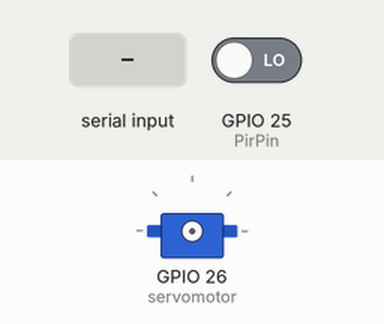
Recording of a sketch running on a simulated ESP32. Parts: servo. Wiring (inferred from the names in the program): servo: signal GPIO 26. The inputs (shaded band) are chosen by the test bench; at power-on: GPIO 25 (PirPin) LOW. Nothing arrives over Bluetooth unless stated; servo pulses on a pin are drawn as a servo (544–2400 µs = 0–180°); what the sketch prints to the serial monitor is not drawn.

Above: at 1.2 s.
1.3 s: "gesloten\n" received over the second serial link
3.5 s: "open\n" received over the second serial link
At 7.7 s:
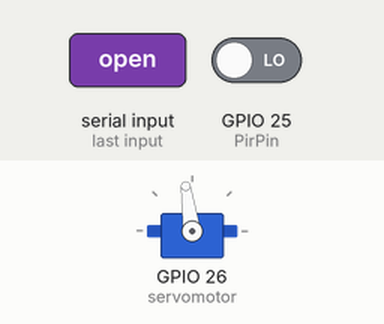
8.0 s: "opgeslo\n" received over the second serial link
At 11.6 s:
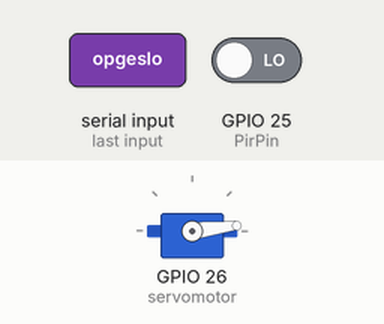
Timing chart, 0 to 13.1 s (numbered marks = the images above; inputs shaded):
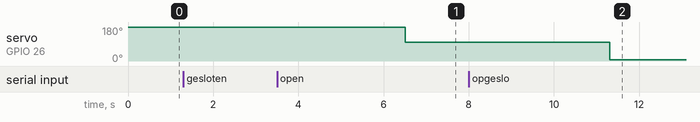

The sketch:

esp32.ino
```cpp
#include "BluetoothSerial.h"
#if !defined(CONFIG_BT_ENABLED) || !defined(CONFIG_BLUEDROID_ENABLED)
#error Bluetooth is not enabled! Please run `make menuconfig` to and enable it
#endif
int i;
int servomotor = 26;
int PirPin = 25;
float waarde;
BluetoothSerial SerialBT;
// Handle received and sent messages
String message = "";
char incomingChar;
String ledon = "led_on";
String ledoff = "led_off";

bool statusPir;

void setup() {
  pinMode(servomotor, OUTPUT);

  pinMode(PirPin, INPUT_PULLUP);
  Serial.begin(115200);
  // Bluetooth device name
  SerialBT.begin("esp"); // ------------------------------------------------------------------------------------------------------
  Serial.println("The device started, now you can pair it with bluetooth!");
}
void loop() {
  // Read received messages (LED control command)
  statusPir = digitalRead(PirPin);
  if (SerialBT.available()) {

    char incomingChar = SerialBT.read();
    if (incomingChar != '\n') {
      message += String(incomingChar);
    }
    else {
      message = "";
    }
    Serial.write(incomingChar);
    // Check received message and control output accordingly
    if (message == "gesloten") {
      graden(omrekenen(180));
      message = "";
    }
    if (message == "open") {
      graden(omrekenen(90));
      message = "";
    }
    if (message == "opgeslo") {
      graden(omrekenen(1));
      message = "";
    }
    if (message == "pir") {
      delay(500);
      if (statusPir == 0) {
        SerialBT.write('D');
      }
      if (statusPir == 1) {
        SerialBT.write('T');
      }
      message = "";
    }
  }
  delay(100);
}

int graden(int cijfer) {
  for (i = 0; i < 200; i++ )  {
    digitalWrite(servomotor, HIGH);
    delayMicroseconds(cijfer);
    digitalWrite(servomotor, LOW);
    delayMicroseconds(20000 - cijfer);
  }
}
float omrekenen(int graden) {
  return (((graden / 56.84) + 1) * 600);

}
```

Measured:
- after the input at 3.5 s, servo on GPIO 26 (servomotor): 180° → 98° after 3.0 s
- after the input at 8.0 s, servo on GPIO 26 (servomotor): 98° → 7° after 3.3 s
